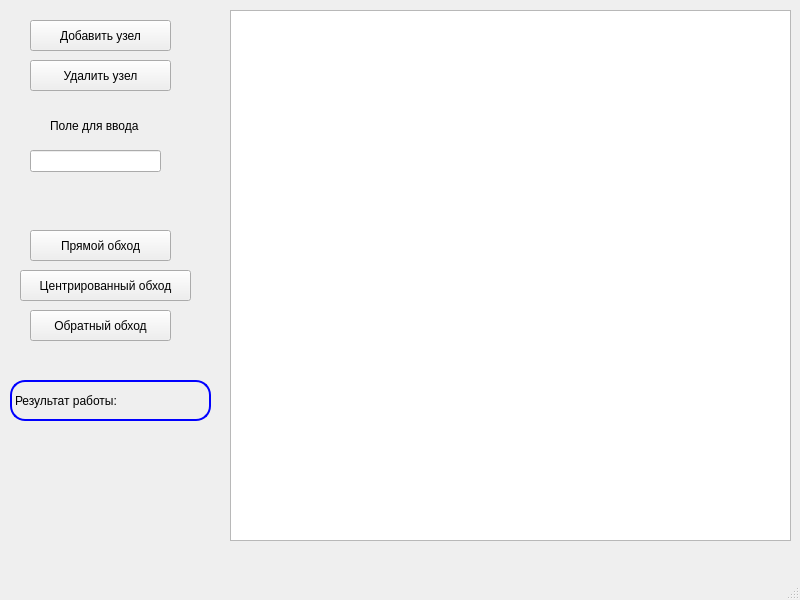
<?xml version="1.0" encoding="UTF-8"?>
<ui version="4.0">
 <class>MainWindow</class>
 <widget class="QMainWindow" name="MainWindow">
  <property name="geometry">
   <rect>
    <x>0</x>
    <y>0</y>
    <width>800</width>
    <height>600</height>
   </rect>
  </property>
  <property name="windowTitle">
   <string>MainWindow</string>
  </property>
  <widget class="QWidget" name="centralwidget">
   <widget class="QPushButton" name="PUSH">
    <property name="geometry">
     <rect>
      <x>30</x>
      <y>20</y>
      <width>141</width>
      <height>31</height>
     </rect>
    </property>
    <property name="text">
     <string>Добавить узел</string>
    </property>
   </widget>
   <widget class="QGraphicsView" name="graphicsView">
    <property name="geometry">
     <rect>
      <x>230</x>
      <y>10</y>
      <width>561</width>
      <height>531</height>
     </rect>
    </property>
   </widget>
   <widget class="QPushButton" name="pushButton_2">
    <property name="geometry">
     <rect>
      <x>30</x>
      <y>60</y>
      <width>141</width>
      <height>31</height>
     </rect>
    </property>
    <property name="text">
     <string>Удалить узел</string>
    </property>
   </widget>
   <widget class="QPushButton" name="pushButton_3">
    <property name="geometry">
     <rect>
      <x>30</x>
      <y>230</y>
      <width>141</width>
      <height>31</height>
     </rect>
    </property>
    <property name="text">
     <string>Прямой обход</string>
    </property>
   </widget>
   <widget class="QPushButton" name="pushButton_4">
    <property name="geometry">
     <rect>
      <x>20</x>
      <y>270</y>
      <width>171</width>
      <height>31</height>
     </rect>
    </property>
    <property name="text">
     <string>Центрированный обход</string>
    </property>
   </widget>
   <widget class="QPushButton" name="pushButton_5">
    <property name="geometry">
     <rect>
      <x>30</x>
      <y>310</y>
      <width>141</width>
      <height>31</height>
     </rect>
    </property>
    <property name="text">
     <string>Обратный обход</string>
    </property>
   </widget>
   <widget class="QLabel" name="label">
    <property name="geometry">
     <rect>
      <x>50</x>
      <y>110</y>
      <width>101</width>
      <height>31</height>
     </rect>
    </property>
    <property name="text">
     <string>Поле для ввода</string>
    </property>
   </widget>
   <widget class="QLineEdit" name="lineEdit">
    <property name="geometry">
     <rect>
      <x>30</x>
      <y>150</y>
      <width>131</width>
      <height>22</height>
     </rect>
    </property>
   </widget>
   <widget class="QLabel" name="outLine">
    <property name="geometry">
     <rect>
      <x>10</x>
      <y>380</y>
      <width>201</width>
      <height>41</height>
     </rect>
    </property>
    <property name="styleSheet">
     <string notr="true">QLabel{
border: 2px solid blue;
border-radius: 15px;
}</string>
    </property>
    <property name="text">
     <string>Результат работы:</string>
    </property>
   </widget>
  </widget>
  <widget class="QMenuBar" name="menubar">
   <property name="geometry">
    <rect>
     <x>0</x>
     <y>0</y>
     <width>800</width>
     <height>26</height>
    </rect>
   </property>
  </widget>
  <widget class="QStatusBar" name="statusbar"/>
 </widget>
 <resources/>
 <connections/>
</ui>
